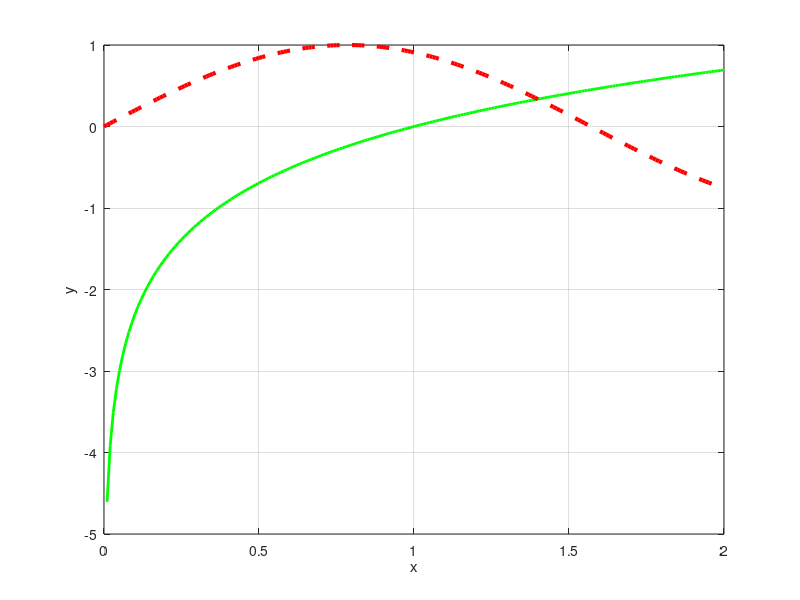

The MATLAB script that drew this image:
clc
clear
format bank
hold off

x=0:0.01:2;
y=log(x);
plot(x,y,'g', 'linewidth',2)
xlabel('x'); ylabel('y');
grid on
hold on
y=sin(2*x);
plot(x,y,'--r','linewidth',3)
hold off